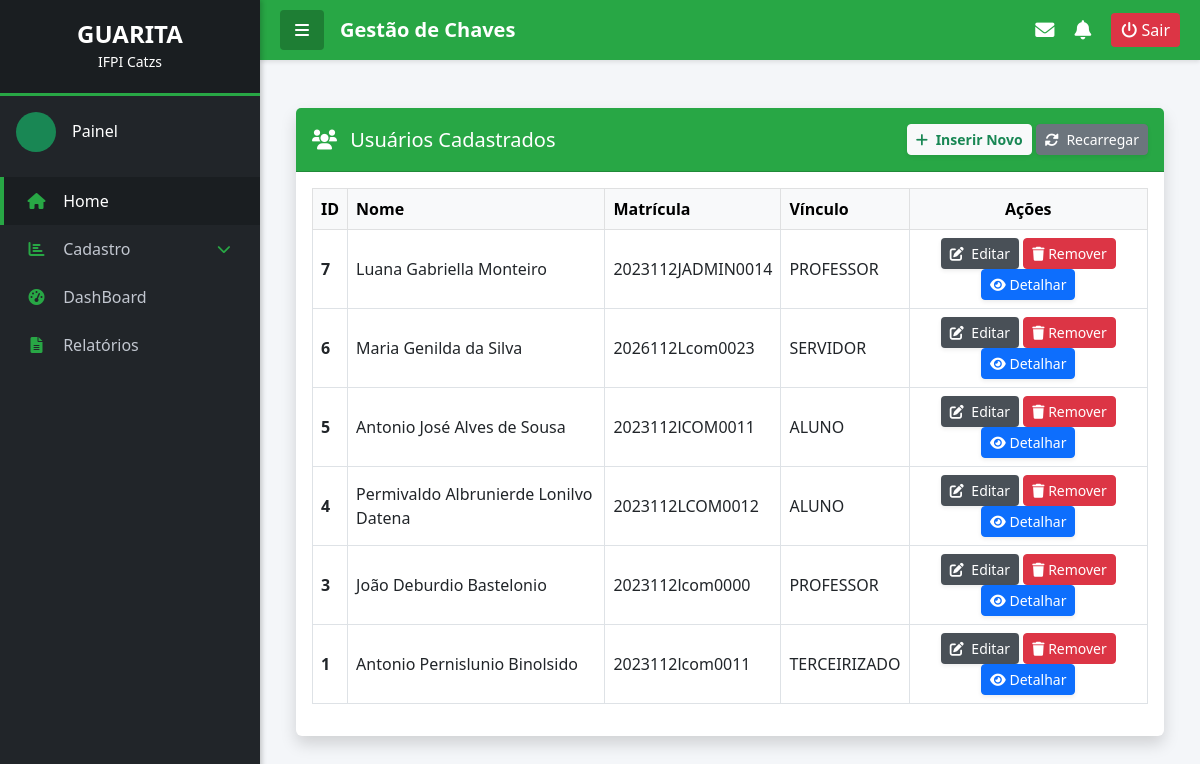
The app's page /usuarios/listar/, older data.
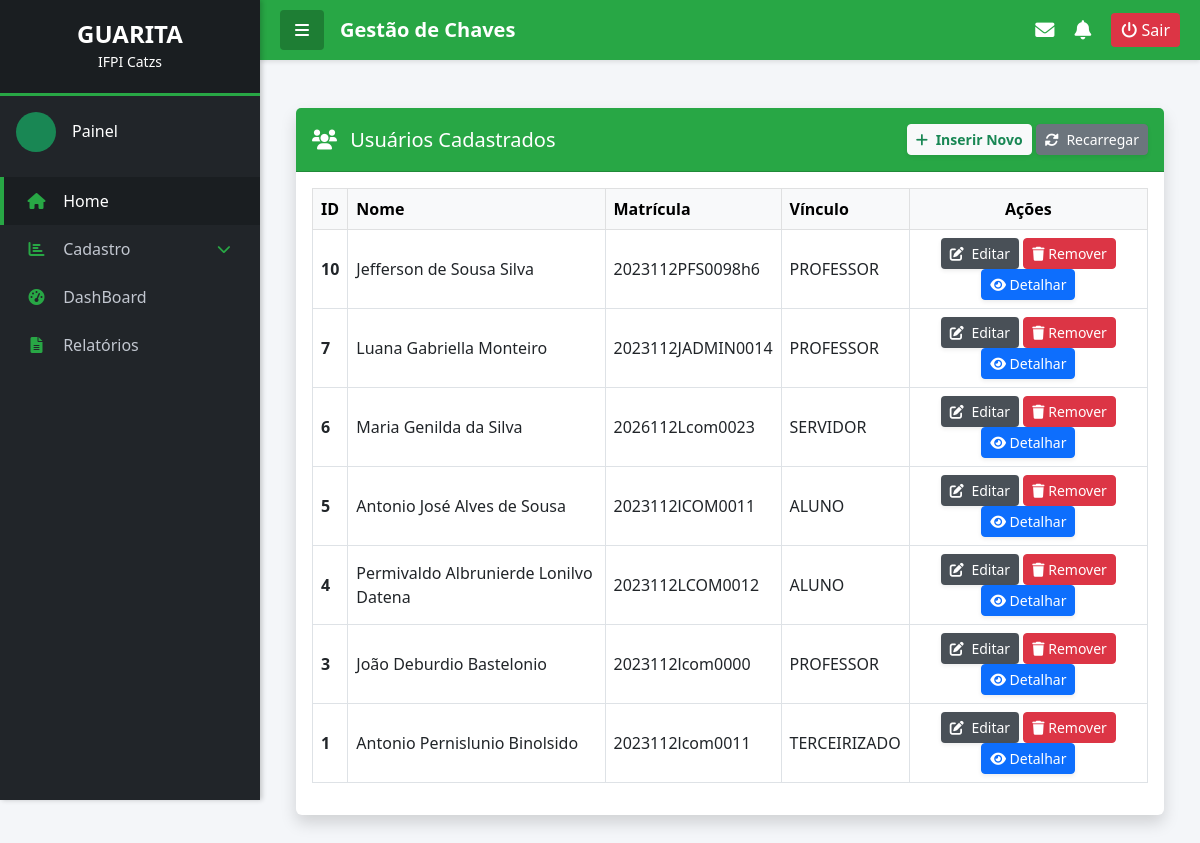
The same page, newer data.
### controle_chaves/models.py (models this page shows, shortened)
class Usuario(models.Model):
    VINCULO_CHOICES = [
        ('ALUNO', 'Aluno'),
        ('PROFESSOR', 'Professor'),
        ('SERVIDOR', 'Servidor'),
        ('TERCEIRIZADO', 'Terceirizado'),
    ]
    nome = models.CharField(max_length=100)
    matricula = models.CharField(max_length=20, unique=True)
    vinculo = models.CharField(max_length=20, choices=VINCULO_CHOICES, default='ALUNO')
    email = models.EmailField()
    telefone = models.CharField(max_length=15)

### controle_chaves/views.py (the view)
# urls.py: path('usuarios/listar/', views.listar_usuario, name='listar_usuario'),
def listar_usuario(request): # <--- CERTIFIQUE-SE DE QUE O NOME É ESTE
    contexto = {
        'lista': Usuario.objects.all().order_by('-id'),
    }
    return render(request, 'home/usuarios/listagem.html', contexto)

### controle_chaves/templates/home/usuarios/listagem.html (shortened to what this page needs)
{% extends 'home/base.html' %}
{% block conteudo %}
<div class="container-fluid mt-4">
    <div class="card shadow mb-4 border-0">
        <div class="card-header py-3 d-flex justify-content-between align-items-center" style="background-color: var(--ifpi-verde);">
            <h5 class="m-0 font-weight-bold text-white"><i class="fas fa-users me-2"></i> Usuários Cadastrados</h5>
            <div>
                <a href="{% url 'cadastrar_usuario' %}" class="btn btn-light text-success fw-bold btn-sm shadow-sm">
                    <i class="fas fa-plus me-1"></i> Inserir Novo
                </a>
                <a href="{% url 'listar_usuario' %}" class="btn btn-secondary btn-sm shadow-sm text-white">
                    <i class="fas fa-sync-alt me-1"></i> Recarregar
                </a>
            </div>
        </div>
        <div class="card-body">
            <div class="table-responsive">
                <table class="table table-bordered table-hover align-middle">
                    <thead class="table-light">
                        <tr>
                            <th>ID</th>
                            <th>Nome</th>
                            <th>Matrícula</th>
                            <th>Vínculo</th>
                            <th class="text-center">Ações</th>
                        </tr>
                    </thead>
                    <tbody>
                        {% for item in lista %}
                        <tr>
                            <td><strong>{{ item.id }}</strong></td>
                            <td>{{ item.nome }}</td>
                            <td>{{ item.matricula }}</td>
                            <td>{{ item.vinculo }}</td>
                            <td class="text-center">
                                <a href="{% url 'editar_usuario' item.id %}"class="btn btn-sm text-white shadow-sm" style="background-color: #495057;" title="Editar">
                                <i class="fas fa-edit me-1"></i> Editar
                                </a>
                                <a href="{% url 'remover_usuario' item.id %}" class="btn btn-danger btn-sm"
                                   onclick="return confirm('Tem certeza que deseja apagar o usuário {{ item.nome }}?');" title="Remover">
                                    <i class="fas fa-trash"></i> Remover
                                </a>
                                <a href="{% url 'detalhar_usuario' item.id %}"class="btn btn-primary btn-sm text-white shadow-sm" title="Detalhar">
                                    <i class="fas fa-eye"></i> Detalhar
                                </a>
                            </td>
                        </tr>
                        {% endfor %}
                    </tbody>
                </table>
            </div>
        </div>
    </div>
</div>
{% endblock %}

Row changes from the older to the newer data that the page shows:
added Usuario: id "10", nome "Jefferson de Sousa Silva", matricula "2023112PFS0098h6", vinculo "PROFESSOR"
